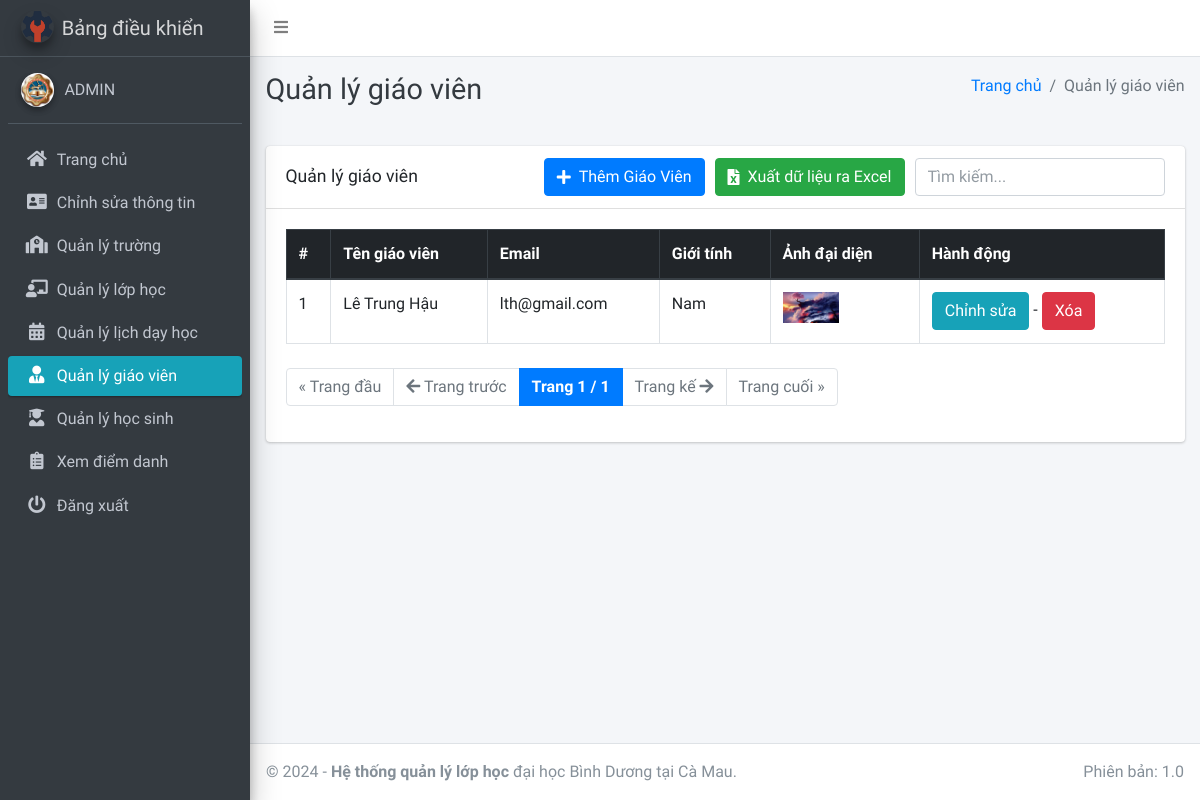
Page /teacher/manage/ (signed in) on the earlier database version.
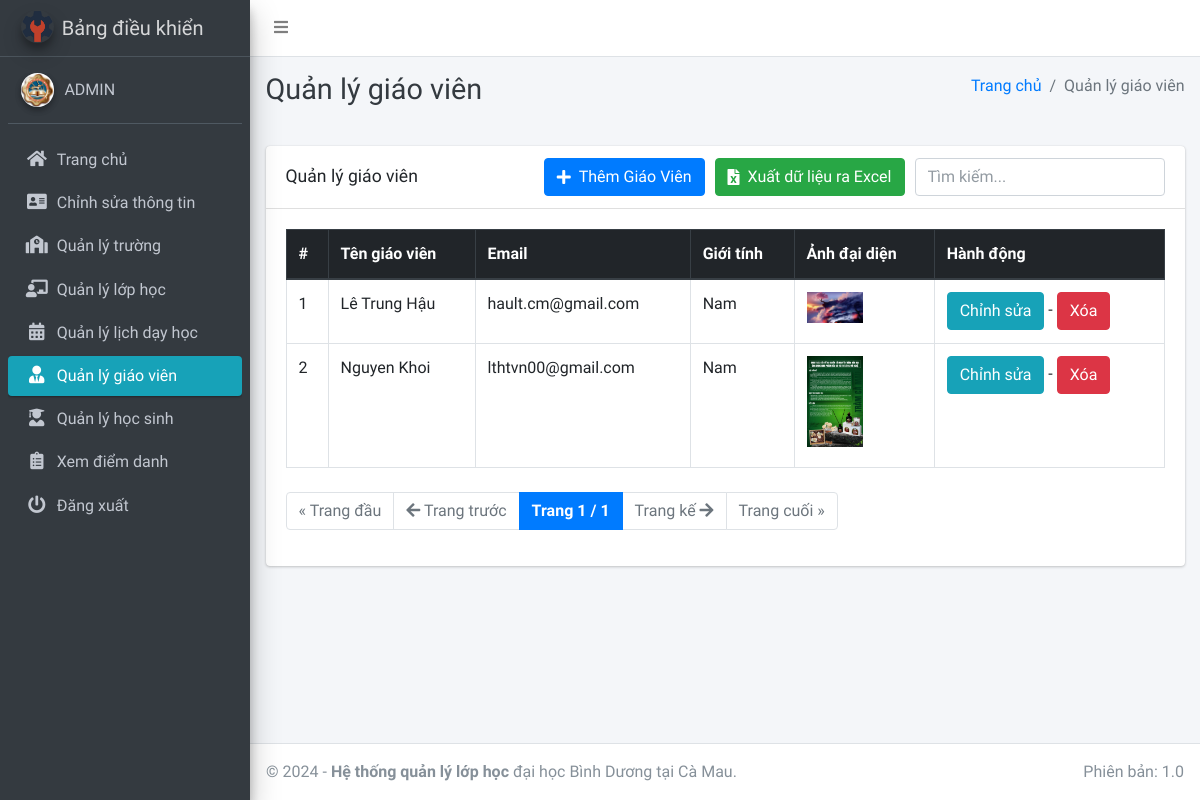
Same page on the later database version.
### main_app/models.py (models this page shows, shortened)
class CustomUser(AbstractUser):
    USER_TYPE = ((1, "HOD"), (2, "Staff"), (3, "Student"))
    GENDER = [("M", "Nam"), ("F", "Nữ")]
    username = None
    email = models.EmailField(unique=True, null=True, blank=True)
    student_id = models.CharField(max_length=20, unique=True, null=True, blank=True)
    user_type = models.CharField(default=1, choices=USER_TYPE, max_length=1)
    gender = models.CharField(max_length=1, choices=GENDER)
    profile_pic = models.ImageField(null=True, blank=True)
    address = models.TextField()
    qr_code = models.ImageField(
        upload_to="QR/", null=True, blank=True
    )  # Thêm trường lưu mã QR
    created_at = models.DateTimeField(auto_now_add=True)
    updated_at = models.DateTimeField(auto_now=True)
    USERNAME_FIELD = "student_id"  # Mặc định là student_id
    REQUIRED_FIELDS = []
    objects = CustomUserManager()

### main_app/hod_views.py (the view)
# urls.py: path("teacher/manage/", hod_views.manage_staff, name='manage_staff'),
def manage_staff(request):
    allStaff = CustomUser.objects.filter(user_type=2)
    paginator = Paginator(allStaff, 10)  # Mỗi trang có 10 lịch dạy
    page_number = request.GET.get('page')
    page_obj = paginator.get_page(page_number)
    context = {"allStaff": allStaff,"page_obj": page_obj,  "page_title": "Quản lý giáo viên"}
    return render(request, "hod_template/manage_staff.html", context)

### main_app/templates/hod_template/manage_staff.html (shortened to what the changed rows need)
{% extends 'main_app/base.html' %}
{% load static %}
{% block page_title %}
  {{ page_title }}
{% endblock %}
{% block content %}
  <section class="content">
    <div class="container-fluid">
      <div class="row">
        <div class="col-md-12">
          <div class="card">
                  {% url 'add_staff' as add_staff %}
          <div class="card-body">
            <div class="table-responsive">
              <table id="example2" class="table table-bordered table-hover">
                <thead class="thead-dark">
                  <tr>
                    <th>#</th>
                    <th>Tên giáo viên</th>
                    <th>Email</th>
                    <th>Giới tính</th>
                    <th>Ảnh đại diện</th>
                    <th>Hành động</th>
                  </tr>
                </thead>
                <tbody>
                  {% for staff in page_obj %}
                    <tr>
                      <td>{{ forloop.counter0|add:page_obj.start_index }}</td>
                      <td>{{ staff.last_name }} {{ staff.first_name }}</td>
                      <td>{{ staff.email }}</td>
                      <td>
                        {% if staff.gender == 'M' %}
                          Nam
                        {% elif staff.gender == 'F' %}
                          Nữ
                        {% else %}
                          Không xác định
                        {% endif %}
                      </td>
                      <td>
                        {% if staff.profile_pic == '' %}
                          Không có ảnh
                        {% else %}
                          <img class="img img-fluid mb-2" height="56" width="56" src="{{ staff.profile_pic }}" alt="" />
                        {% endif %}
                      </td>
                      <td>
                        <a href="{% url 'edit_staff' staff.staff.id %}" class="btn btn-info">Chỉnh sửa</a> -
                        <a href="{% url 'delete_staff' staff.staff.id %}" class="btn btn-danger" onclick="return confirm('Bạn có chắc chắn về điều này không?')">Xóa</a>
                      </td>
                    </tr>
                  {% endfor %}
                </tbody>
              </table>
            </div>
            </div>
          </div>
        </div>
      </div>
    </div>
  </section>
{% endblock %}

Differences in the rows shown:
changed CustomUser "Lê": email "lth@gmail.com" → "hault.cm@gmail.com"
added CustomUser: last_name "Nguyen", first_name "Khoi", email "lthtvn00@gmail.com", gender "Nam", profile_pic (picture)
